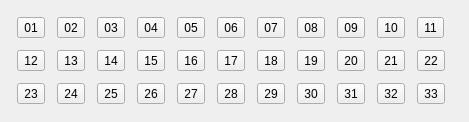
  <widget class="QWidget" name="layoutWidget">
   <property name="geometry">
    <rect>
     <x>10</x>
     <y>210</y>
     <width>469</width>
     <height>122</height>
    </rect>
   </property>
   <layout class="QGridLayout" name="gridLayout_2">
    <item row="1" column="3">
     <widget class="QToolButton" name="t_15">
      <property name="text">
       <string>15</string>
      </property>
      <property name="icon">
       <iconset resource="ssq.qrc">
        <normaloff>:/r_15.png</normaloff>:/r_15.png</iconset>
      </property>
      <property name="iconSize">
       <size>
        <width>30</width>
        <height>30</height>
       </size>
      </property>
     </widget>
    </item>
    <item row="1" column="0">
     <widget class="QToolButton" name="t_12">
      <property name="text">
       <string>12</string>
      </property>
      <property name="icon">
       <iconset resource="ssq.qrc">
        <normaloff>:/r_12.png</normaloff>:/r_12.png</iconset>
      </property>
      <property name="iconSize">
       <size>
        <width>30</width>
        <height>30</height>
       </size>
      </property>
     </widget>
    </item>
    <item row="2" column="1">
     <widget class="QToolButton" name="t_24">
      <property name="text">
       <string>24</string>
      </property>
      <property name="icon">
       <iconset resource="ssq.qrc">
        <normaloff>:/r_24.png</normaloff>:/r_24.png</iconset>
      </property>
      <property name="iconSize">
       <size>
        <width>30</width>
        <height>30</height>
       </size>
      </property>
     </widget>
    </item>
    <item row="2" column="0">
     <widget class="QToolButton" name="t_23">
      <property name="text">
       <string>23</string>
      </property>
      <property name="icon">
       <iconset resource="ssq.qrc">
        <normaloff>:/r_23.png</normaloff>:/r_23.png</iconset>
      </property>
      <property name="iconSize">
       <size>
        <width>30</width>
        <height>30</height>
       </size>
      </property>
     </widget>
    </item>
    <item row="2" column="2">
     <widget class="QToolButton" name="t_25">
      <property name="text">
       <string>25</string>
      </property>
      <property name="icon">
       <iconset resource="ssq.qrc">
        <normaloff>:/r_25.png</normaloff>:/r_25.png</iconset>
      </property>
      <property name="iconSize">
       <size>
        <width>30</width>
        <height>30</height>
       </size>
      </property>
     </widget>
    </item>
    <item row="1" column="2">
     <widget class="QToolButton" name="t_14">
      <property name="text">
       <string>14</string>
      </property>
      <property name="icon">
       <iconset resource="ssq.qrc">
        <normaloff>:/r_14.png</normaloff>:/r_14.png</iconset>
      </property>
      <property name="iconSize">
       <size>
        <width>30</width>
        <height>30</height>
       </size>
      </property>
     </widget>
    </item>
    <item row="1" column="1">
     <widget class="QToolButton" name="t_13">
      <property name="text">
       <string>13</string>
      </property>
      <property name="icon">
       <iconset resource="ssq.qrc">
        <normaloff>:/r_13.png</normaloff>:/r_13.png</iconset>
      </property>
      <property name="iconSize">
       <size>
        <width>30</width>
        <height>30</height>
       </size>
      </property>
     </widget>
    </item>
    <item row="2" column="3">
     <widget class="QToolButton" name="t_26">
      <property name="text">
       <string>26</string>
      </property>
      <property name="icon">
       <iconset resource="ssq.qrc">
        <normaloff>:/r_26.png</normaloff>:/r_26.png</iconset>
      </property>
      <property name="iconSize">
       <size>
        <width>30</width>
        <height>30</height>
       </size>
      </property>
     </widget>
    </item>
    <item row="1" column="7">
     <widget class="QToolButton" name="t_19">
      <property name="text">
       <string>19</string>
      </property>
      <property name="icon">
       <iconset resource="ssq.qrc">
        <normaloff>:/r_19.png</normaloff>:/r_19.png</iconset>
      </property>
      <property name="iconSize">
       <size>
        <width>30</width>
        <height>30</height>
       </size>
      </property>
     </widget>
    </item>
    <item row="0" column="4">
     <widget class="QToolButton" name="t_05">
      <property name="text">
       <string>05</string>
      </property>
      <property name="icon">
       <iconset resource="ssq.qrc">
        <normaloff>:/r_5.png</normaloff>:/r_5.png</iconset>
      </property>
      <property name="iconSize">
       <size>
        <width>30</width>
        <height>30</height>
       </size>
      </property>
     </widget>
    </item>
    <item row="1" column="9">
     <widget class="QToolButton" name="t_21">
      <property name="text">
       <string>21</string>
      </property>
      <property name="icon">
       <iconset resource="ssq.qrc">
        <normaloff>:/r_21.png</normaloff>:/r_21.png</iconset>
      </property>
      <property name="iconSize">
       <size>
        <width>30</width>
        <height>30</height>
       </size>
      </property>
     </widget>
    </item>
    <item row="0" column="7">
     <widget class="QToolButton" name="t_08">
      <property name="text">
       <string>08</string>
      </property>
      <property name="icon">
       <iconset resource="ssq.qrc">
        <normaloff>:/r_8.png</normaloff>:/r_8.png</iconset>
      </property>
      <property name="iconSize">
       <size>
        <width>30</width>
        <height>30</height>
       </size>
      </property>
     </widget>
    </item>
    <item row="2" column="5">
     <widget class="QToolButton" name="t_28">
      <property name="text">
       <string>28</string>
      </property>
      <property name="icon">
       <iconset resource="ssq.qrc">
        <normaloff>:/r_28.png</normaloff>:/r_28.png</iconset>
      </property>
      <property name="iconSize">
       <size>
        <width>30</width>
        <height>30</height>
       </size>
      </property>
     </widget>
    </item>
    <item row="0" column="3">
     <widget class="QToolButton" name="t_04">
      <property name="text">
       <string>04</string>
      </property>
      <property name="icon">
       <iconset resource="ssq.qrc">
        <normaloff>:/r_4.png</normaloff>:/r_4.png</iconset>
      </property>
      <property name="iconSize">
       <size>
        <width>30</width>
        <height>30</height>
       </size>
      </property>
     </widget>
    </item>
    <item row="2" column="4">
     <widget class="QToolButton" name="t_27">
      <property name="text">
       <string>27</string>
      </property>
      <property name="icon">
       <iconset resource="ssq.qrc">
        <normaloff>:/r_27.png</normaloff>:/r_27.png</iconset>
      </property>
      <property name="iconSize">
       <size>
        <width>30</width>
        <height>30</height>
       </size>
      </property>
     </widget>
    </item>
    <item row="1" column="10">
     <widget class="QToolButton" name="t_22">
      <property name="text">
       <string>22</string>
      </property>
      <property name="icon">
       <iconset resource="ssq.qrc">
        <normaloff>:/r_22.png</normaloff>:/r_22.png</iconset>
      </property>
      <property name="iconSize">
       <size>
        <width>30</width>
        <height>30</height>
       </size>
      </property>
     </widget>
    </item>
    <item row="2" column="6">
     <widget class="QToolButton" name="t_29">
      <property name="text">
       <string>29</string>
      </property>
      <property name="icon">
       <iconset resource="ssq.qrc">
        <normaloff>:/r_29.png</normaloff>:/r_29.png</iconset>
      </property>
      <property name="iconSize">
       <size>
        <width>30</width>
        <height>30</height>
       </size>
      </property>
     </widget>
    </item>
    <item row="1" column="6">
     <widget class="QToolButton" name="t_18">
      <property name="text">
       <string>18</string>
      </property>
      <property name="icon">
       <iconset resource="ssq.qrc">
        <normaloff>:/r_18.png</normaloff>:/r_18.png</iconset>
      </property>
      <property name="iconSize">
       <size>
        <width>30</width>
        <height>30</height>
       </size>
      </property>
     </widget>
    </item>
    <item row="2" column="7">
     <widget class="QToolButton" name="t_30">
      <property name="text">
       <string>30</string>
      </property>
      <property name="icon">
       <iconset resource="ssq.qrc">
        <normaloff>:/r_30.png</normaloff>:/r_30.png</iconset>
      </property>
      <property name="iconSize">
       <size>
        <width>30</width>
        <height>30</height>
       </size>
      </property>
     </widget>
    </item>
    <item row="2" column="10">
     <widget class="QToolButton" name="t_33">
      <property name="text">
       <string>33</string>
      </property>
      <property name="icon">
       <iconset resource="ssq.qrc">
        <normaloff>:/r_33.png</normaloff>:/r_33.png</iconset>
      </property>
      <property name="iconSize">
       <size>
        <width>30</width>
        <height>30</height>
       </size>
      </property>
     </widget>
    </item>
    <item row="0" column="9">
     <widget class="QToolButton" name="t_10">
      <property name="text">
       <string>10</string>
      </property>
      <property name="icon">
       <iconset resource="ssq.qrc">
        <normaloff>:/r_10.png</normaloff>:/r_10.png</iconset>
      </property>
      <property name="iconSize">
       <size>
        <width>30</width>
        <height>30</height>
       </size>
      </property>
     </widget>
    </item>
    <item row="0" column="5">
     <widget class="QToolButton" name="t_06">
      <property name="text">
       <string>06</string>
      </property>
      <property name="icon">
       <iconset resource="ssq.qrc">
        <normaloff>:/r_6.png</normaloff>:/r_6.png</iconset>
      </property>
      <property name="iconSize">
       <size>
        <width>30</width>
        <height>30</height>
       </size>
      </property>
     </widget>
    </item>
    <item row="1" column="5">
     <widget class="QToolButton" name="t_17">
      <property name="text">
       <string>17</string>
      </property>
      <property name="icon">
       <iconset resource="ssq.qrc">
        <normaloff>:/r_17.png</normaloff>:/r_17.png</iconset>
      </property>
      <property name="iconSize">
       <size>
        <width>30</width>
        <height>30</height>
       </size>
      </property>
     </widget>
    </item>
    <item row="1" column="8">
     <widget class="QToolButton" name="t_20">
      <property name="text">
       <string>20</string>
      </property>
      <property name="icon">
       <iconset resource="ssq.qrc">
        <normaloff>:/r_20.png</normaloff>:/r_20.png</iconset>
      </property>
      <property name="iconSize">
       <size>
        <width>30</width>
        <height>30</height>
       </size>
      </property>
     </widget>
    </item>
    <item row="0" column="6">
     <widget class="QToolButton" name="t_07">
      <property name="text">
       <string>07</string>
      </property>
      <property name="icon">
       <iconset resource="ssq.qrc">
        <normaloff>:/r_7.png</normaloff>:/r_7.png</iconset>
      </property>
      <property name="iconSize">
       <size>
        <width>30</width>
        <height>30</height>
       </size>
      </property>
     </widget>
    </item>
    <item row="1" column="4">
     <widget class="QToolButton" name="t_16">
      <property name="text">
       <string>16</string>
      </property>
      <property name="icon">
       <iconset resource="ssq.qrc">
        <normaloff>:/r_16.png</normaloff>:/r_16.png</iconset>
      </property>
      <property name="iconSize">
       <size>
        <width>30</width>
        <height>30</height>
       </size>
      </property>
     </widget>
    </item>
    <item row="2" column="9">
     <widget class="QToolButton" name="t_32">
      <property name="text">
       <string>32</string>
      </property>
      <property name="icon">
       <iconset resource="ssq.qrc">
        <normaloff>:/r_32.png</normaloff>:/r_32.png</iconset>
      </property>
      <property name="iconSize">
       <size>
        <width>30</width>
        <height>30</height>
       </size>
      </property>
     </widget>
    </item>
    <item row="0" column="10">
     <widget class="QToolButton" name="t_11">
      <property name="text">
       <string>11</string>
      </property>
      <property name="icon">
       <iconset resource="ssq.qrc">
        <normaloff>:/r_11.png</normaloff>:/r_11.png</iconset>
      </property>
      <property name="iconSize">
       <size>
        <width>30</width>
        <height>30</height>
       </size>
      </property>
     </widget>
    </item>
    <item row="0" column="1">
     <widget class="QToolButton" name="t_02">
      <property name="text">
       <string>02</string>
      </property>
      <property name="icon">
       <iconset resource="ssq.qrc">
        <normaloff>:/r_2.png</normaloff>:/r_2.png</iconset>
      </property>
      <property name="iconSize">
       <size>
        <width>30</width>
        <height>30</height>
       </size>
      </property>
     </widget>
    </item>
    <item row="0" column="8">
     <widget class="QToolButton" name="t_09">
      <property name="text">
       <string>09</string>
      </property>
      <property name="icon">
       <iconset resource="ssq.qrc">
        <normaloff>:/r_9.png</normaloff>:/r_9.png</iconset>
      </property>
      <property name="iconSize">
       <size>
        <width>30</width>
        <height>30</height>
       </size>
      </property>
     </widget>
    </item>
    <item row="0" column="2">
     <widget class="QToolButton" name="t_03">
      <property name="text">
       <string>03</string>
      </property>
      <property name="icon">
       <iconset resource="ssq.qrc">
        <normaloff>:/r_3.png</normaloff>:/r_3.png</iconset>
      </property>
      <property name="iconSize">
       <size>
        <width>30</width>
        <height>30</height>
       </size>
      </property>
     </widget>
    </item>
    <item row="0" column="0">
     <widget class="QToolButton" name="t_01">
      <property name="autoFillBackground">
       <bool>false</bool>
      </property>
      <property name="text">
       <string>01</string>
      </property>
      <property name="icon">
       <iconset resource="ssq.qrc">
        <normaloff>:/r_1.png</normaloff>:/r_1.png</iconset>
      </property>
      <property name="iconSize">
       <size>
        <width>30</width>
        <height>30</height>
       </size>
      </property>
      <property name="toolButtonStyle">
       <enum>Qt::ToolButtonIconOnly</enum>
      </property>
      <property name="autoRaise">
       <bool>false</bool>
      </property>
     </widget>
    </item>
    <item row="2" column="8">
     <widget class="QToolButton" name="t_31">
      <property name="text">
       <string>31</string>
      </property>
      <property name="icon">
       <iconset resource="ssq.qrc">
        <normaloff>:/r_31.png</normaloff>:/r_31.png</iconset>
      </property>
      <property name="iconSize">
       <size>
        <width>30</width>
        <height>30</height>
       </size>
      </property>
     </widget>
    </item>
   </layout>
  </widget>
